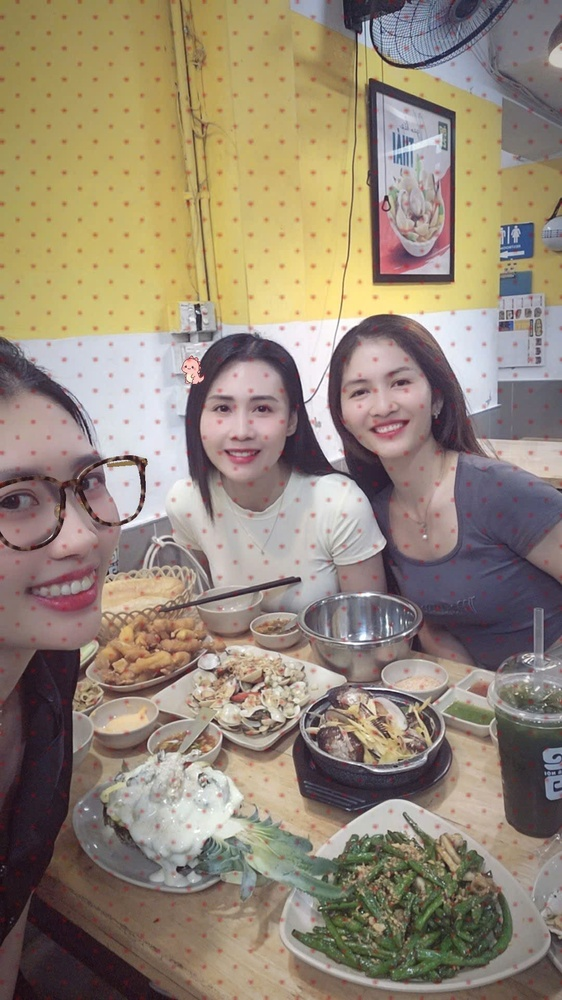
#> input picture sample.jpg, 562 x 1000 px, shrunk from 1080 x 1920 before the run
$ python bai14_3.py
#> lines starting #> are read from the running program, lines starting #| are printed output that depends on the picture
# bai14_3.py
import cv2

img = cv2.imread('sample.jpg', cv2.IMREAD_GRAYSCALE)
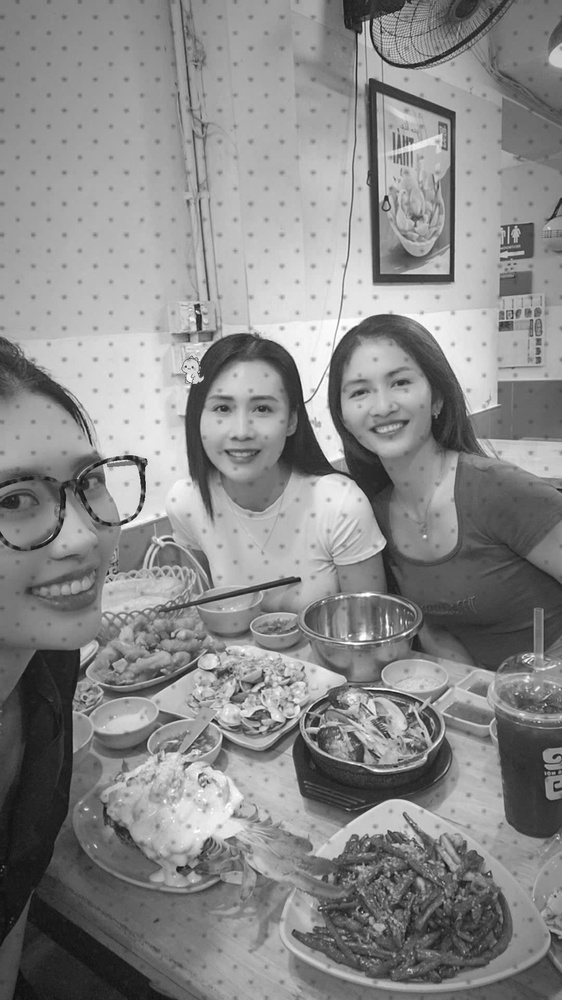
#> img: shape (1000, 562); min 11, max 255, mean 137.1
if img is None:
    img = cv2.imread('circle.png', cv2.IMREAD_GRAYSCALE)

# Làm mờ để giảm nhiễu
blurred = cv2.GaussianBlur(img, (5,5), 0)

# Canny
edges = cv2.Canny(blurred, 50, 150)
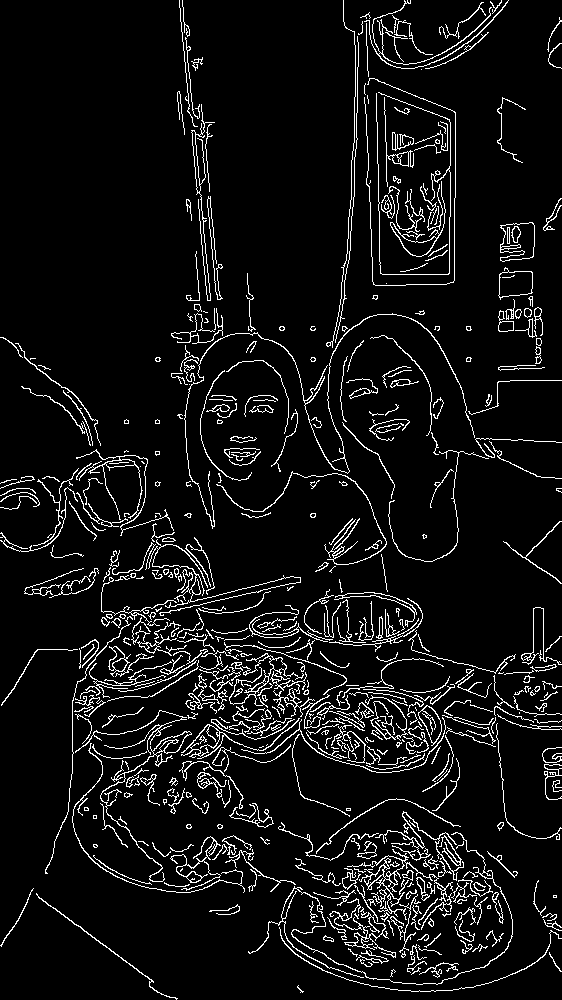
#> edges: shape (1000, 562); 7% white in thin lines or dots

cv2.imshow('Original', img)
cv2.imshow('Edges', edges)
cv2.waitKey(0)
